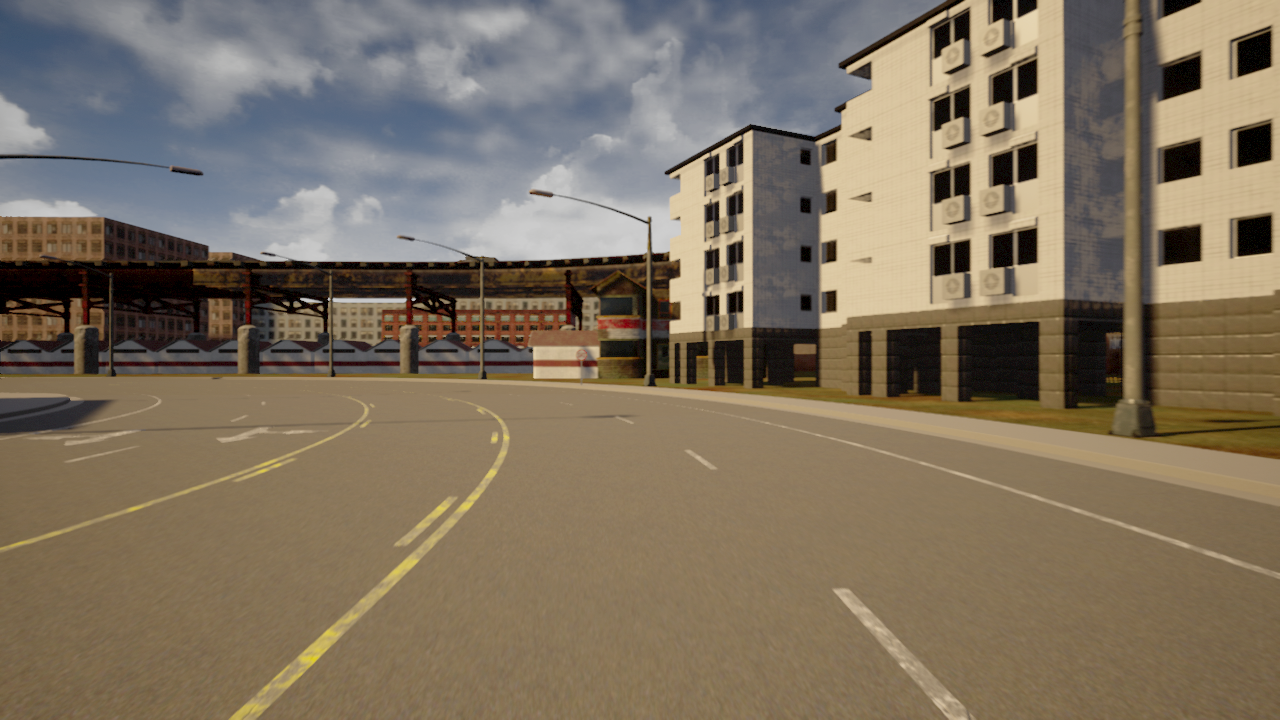
#> input picture fourtor/bird's eye view/1.png, 1280 x 720 px
$ python test.py   (older library calls are emulated)
#> lines starting #> are read from the running program, lines starting #| are printed output that depends on the picture
import cv2
import numpy as np
import matplotlib.pyplot as plt
import sys
import math
"""
theta = math.pi/2
h = 1000
f = 50
ku = 160
kv = 90
u0 = 640
v0 = 360
R = np.array([[1, 0, 0, 0], [0, math.cos(theta), -math.sin(theta), 0], [0, math.sin(theta), math.cos(theta), 0], [0, 0, 0, 1]])
T = np.array([[1, 0, 0, 0], [0, 1, 0, 0], [0, 0, 1, -h/math.sin(theta)], [0, 0, 0, 1]])
K = np.array([[f*ku, 0, u0, 0], [0, f*kv, v0, 0], [0, 0, 1, 0]])

KT = np.dot(K, T)
KTR = np.dot(KT, R)
ipm = np.delete(KTR, 1, axis = 1)
ipm = np.linalg.inv(ipm)
img = cv2.imread('./1.jpeg') # Read the test img
rows, cols = img.shape[:2]


ipmimg = cv2.warpPerspective(img, ipm, (cols, rows))
plt.imshow(cv2.cvtColor(ipmimg, cv2.COLOR_BGR2RGB))
plt.show()
"""

np.set_printoptions(precision = 10, threshold = np.inf)
sys.stdout = open('output4.yml', 'w')

IMAGE_H = 720
IMAGE_W = 1280

src = np.float32([[0, 720], [IMAGE_W, 720], [0, 0], [IMAGE_W, 0]])
dst = np.float32([[280, 640], [360, 640], [0, 0], [640, 0]])
M = cv2.getPerspectiveTransform(src, dst) # The transformation matrix
Minv = cv2.getPerspectiveTransform(dst, src) # Inverse transformation

img = cv2.imread('./1.png') # Read the test img
#> img is the input picture: shape (720, 1280, 3); mean B, G, R 96.6, 114.5, 127.2
#img = img[80:(80+IMAGE_H), 0:IMAGE_W] # Apply np slicing for ROI crop

img2 = cv2.warpPerspective(img, M, (IMAGE_W, IMAGE_H)) # Image warping
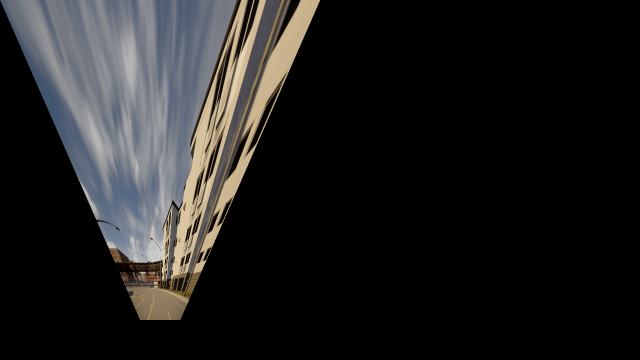
#> img2: shape (720, 1280, 3) (shown at 1/2 size); mean B, G, R 30.6, 30.8, 31.2
img2 = img2[0:640, 0:640]
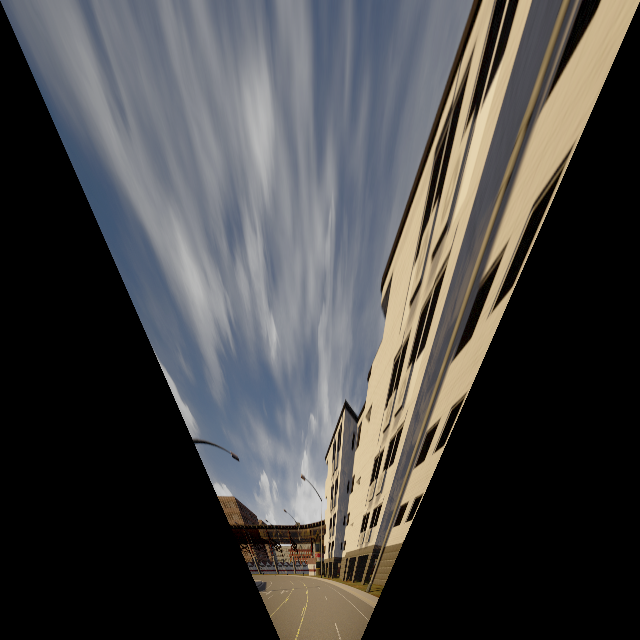
#> img2: shape (640, 640, 3); mean B, G, R 68.9, 69.3, 70.1
plt.imshow(cv2.cvtColor(img2, cv2.COLOR_BGR2RGB)) # Show results
plt.show()

img_inv = cv2.warpPerspective(img2, Minv, (IMAGE_W, IMAGE_H)) # Inverse transformation
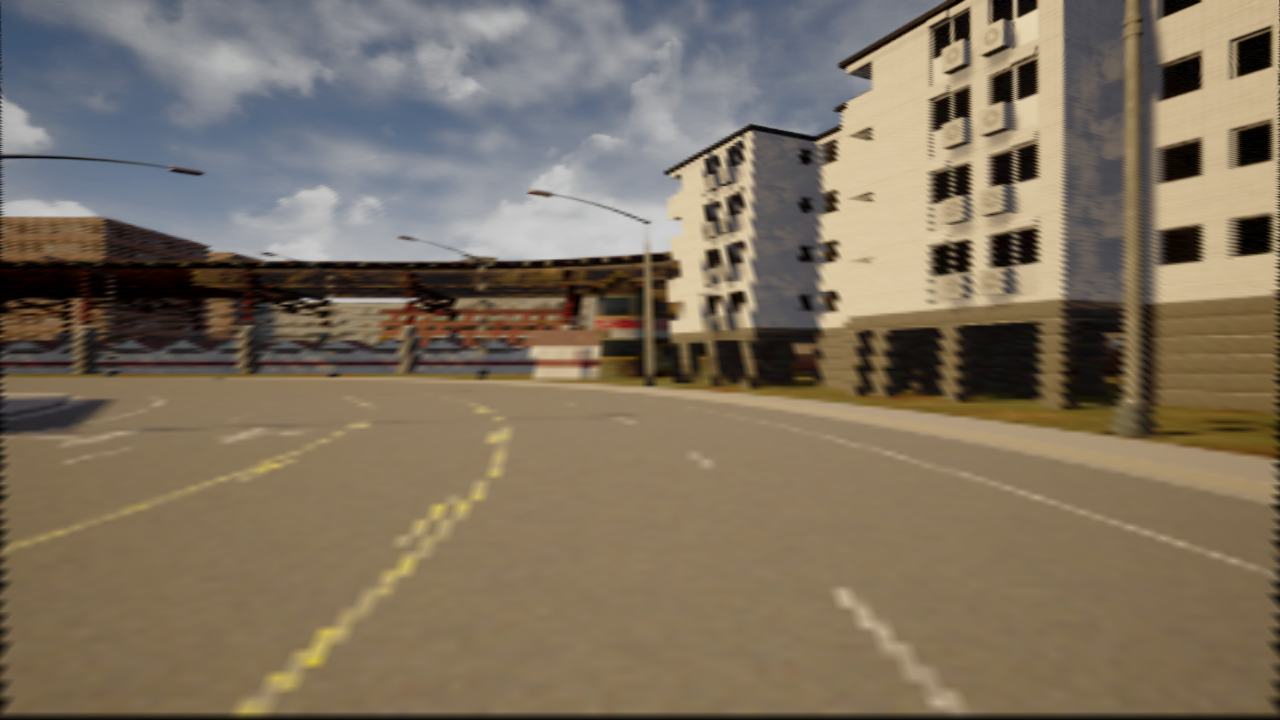
#> img_inv: shape (720, 1280, 3); mean B, G, R 96, 113.7, 126.3
plt.imshow(cv2.cvtColor(img_inv, cv2.COLOR_BGR2RGB))
plt.show()


before = []
for x in range(img2.shape[1]):
    for y in range(img2.shape[0]):
        point = [y, x, 1]
        before.append(point)
before = np.array(before).transpose()

after = np.matmul(Minv, before)
after = after / after[2, :]
after = after[:2, :]
after2 = np.round(after, 10).astype(np.int)
after3 = np.round(after, 10).astype(np.float)

afterx = after3[0]
aftery = after3[1]
"""
row, col = afterx.shape
afterx2 = afterx
aftery2 = aftery
for i in range(row):
    for j in range(col):
        afterx2[i][j] = afterx[i][j]
        aftery2[i][j] = aftery[i][j]
afterx3 = afterx2.reshape(-1)
aftery3 = aftery2.reshape(-1)
"""
print("%YAML:1.0")
print("---")
print("remap_ipm_x: !!opencv-matrix")
print("   rows: 640")
print("   cols: 640")
print("   dt: f")
print("   data: ", afterx.tolist())

print("remap_ipm_y: !!opencv-matrix")
print("   rows: 640")
print("   cols: 640")
print("   dt: f")
print("   data: ", aftery.tolist())
"""
height, width, _ = img.shape
result = np.zeros((height, width, 3), dtype = np.uint8)
for pt1, pt2 in zip(before[:2, :].transpose(), after2.transpose()):
    if pt2[1] >= height or pt2[0] >= width:
        continue

    if np.sum(pt2 < 0) >= 1:
        continue

    result[pt1[1], pt1[0]] = img[pt2[1], pt2[0]]

plt.imshow(cv2.cvtColor(result, cv2.COLOR_BGR2RGB))
plt.show()
"""

$ run again, with fourtor/bird's eye view/1.jpeg saved as fourtor/bird's eye view/1.png
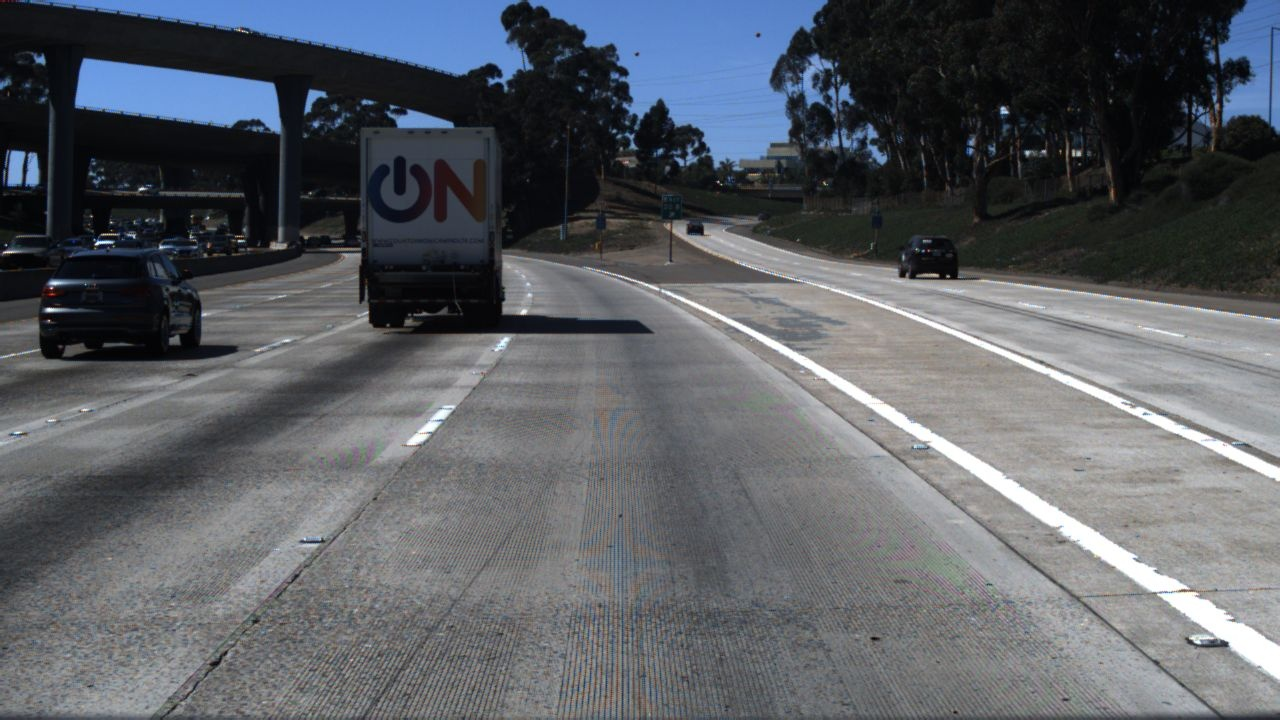
#> input picture fourtor/bird's eye view/1.jpeg, 1280 x 720 px
#> img is the input picture: shape (720, 1280, 3); mean B, G, R 101, 95, 91.2
#> `img2 = img2[0:640, 0:640]`:
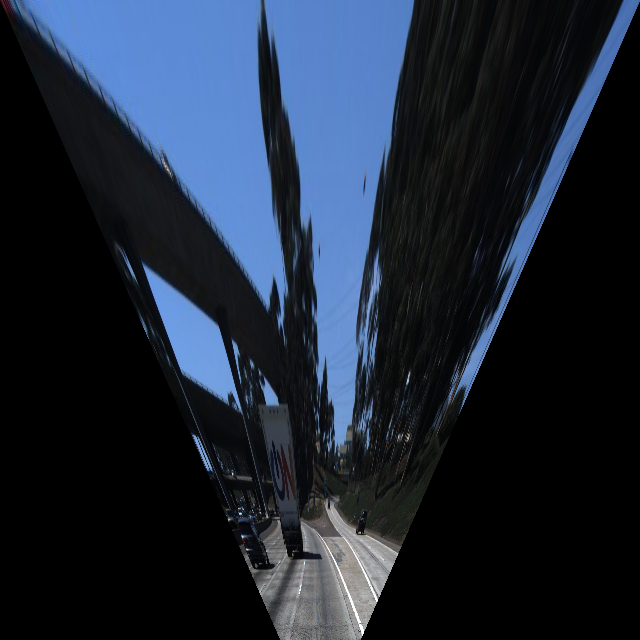
#> img2: shape (640, 640, 3); mean B, G, R 53.9, 39, 29.4
#> `img_inv = cv2.warpPerspective(img2, Minv, (IMAGE_W, IMAGE_H))`:
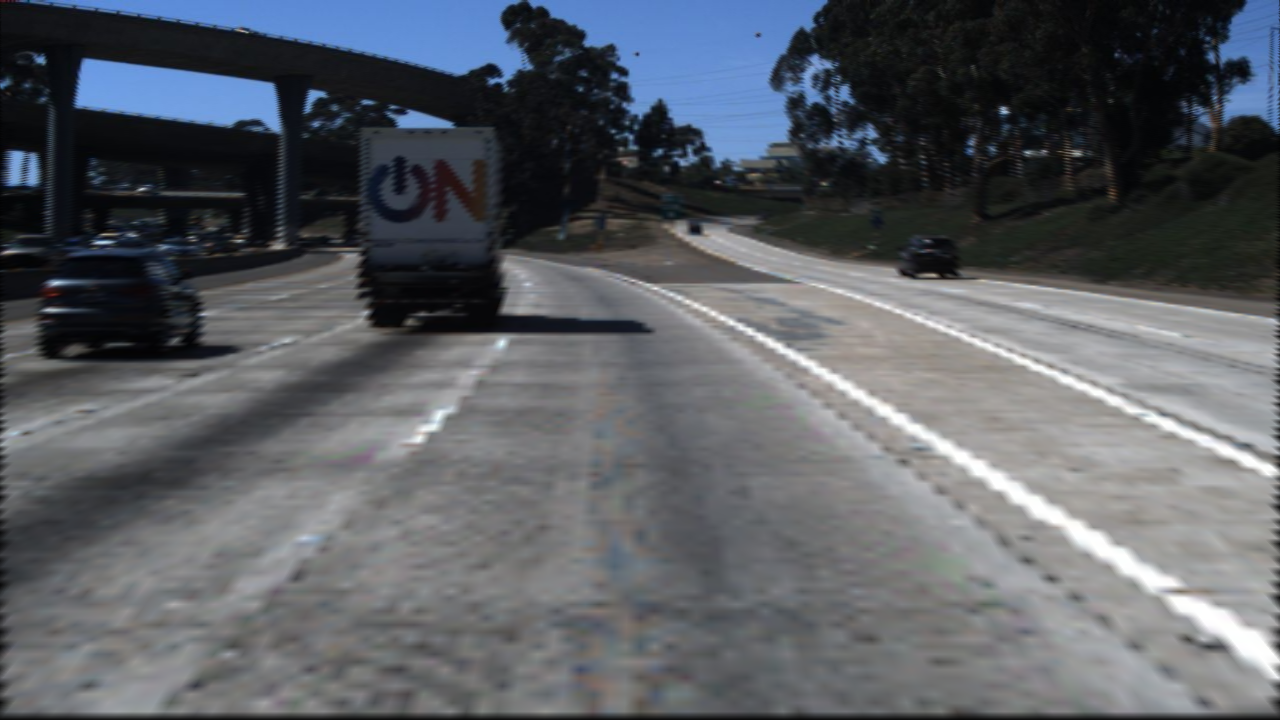
#> img_inv: shape (720, 1280, 3); mean B, G, R 100.2, 94.3, 90.4

$ run again, with fourtor/bird's eye view/2.png copied over fourtor/bird's eye view/1.png
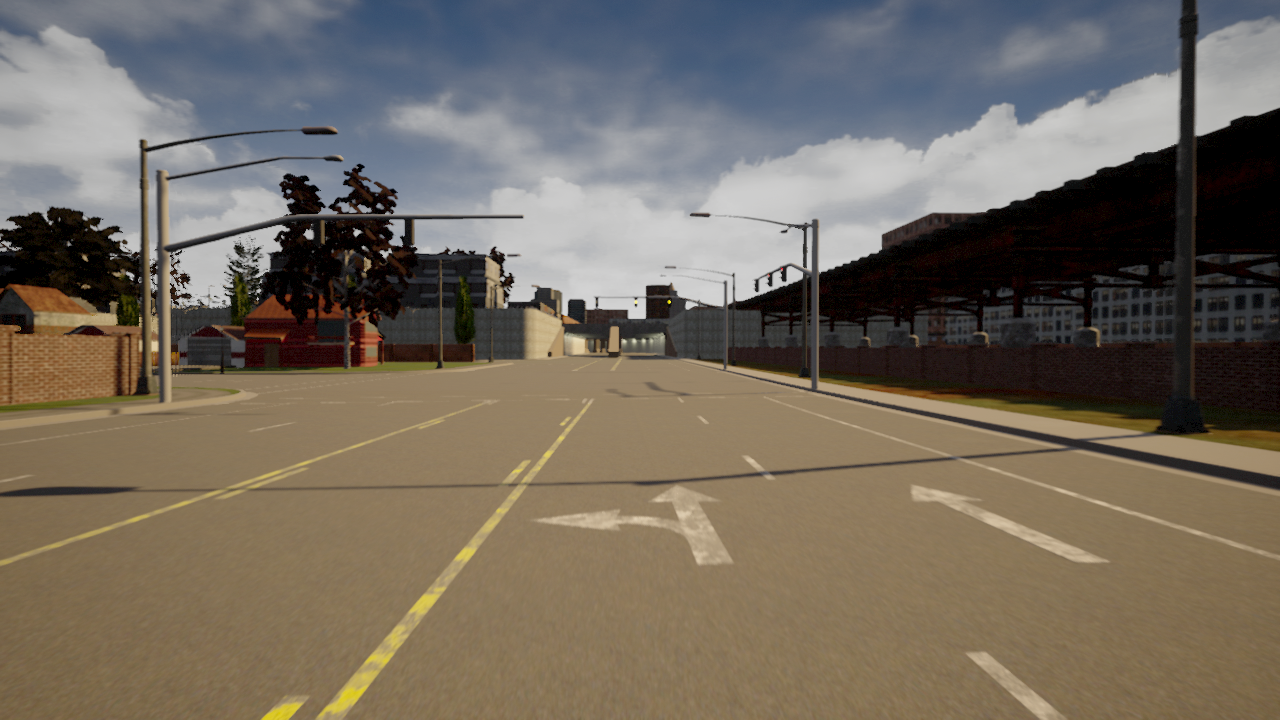
#> input picture fourtor/bird's eye view/2.png, 1280 x 720 px
#> img is the input picture: shape (720, 1280, 3); mean B, G, R 95.6, 107.2, 115.9
#> `img2 = img2[0:640, 0:640]`:
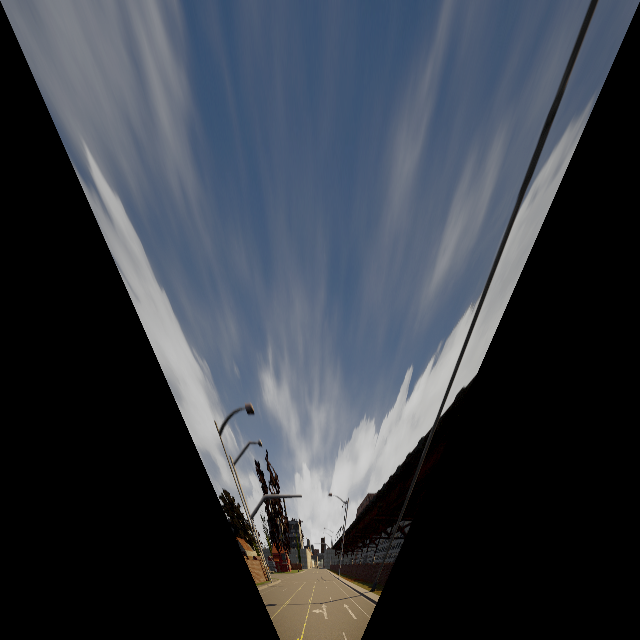
#> img2: shape (640, 640, 3); mean B, G, R 68.7, 60.2, 55
#> `img_inv = cv2.warpPerspective(img2, Minv, (IMAGE_W, IMAGE_H))`:
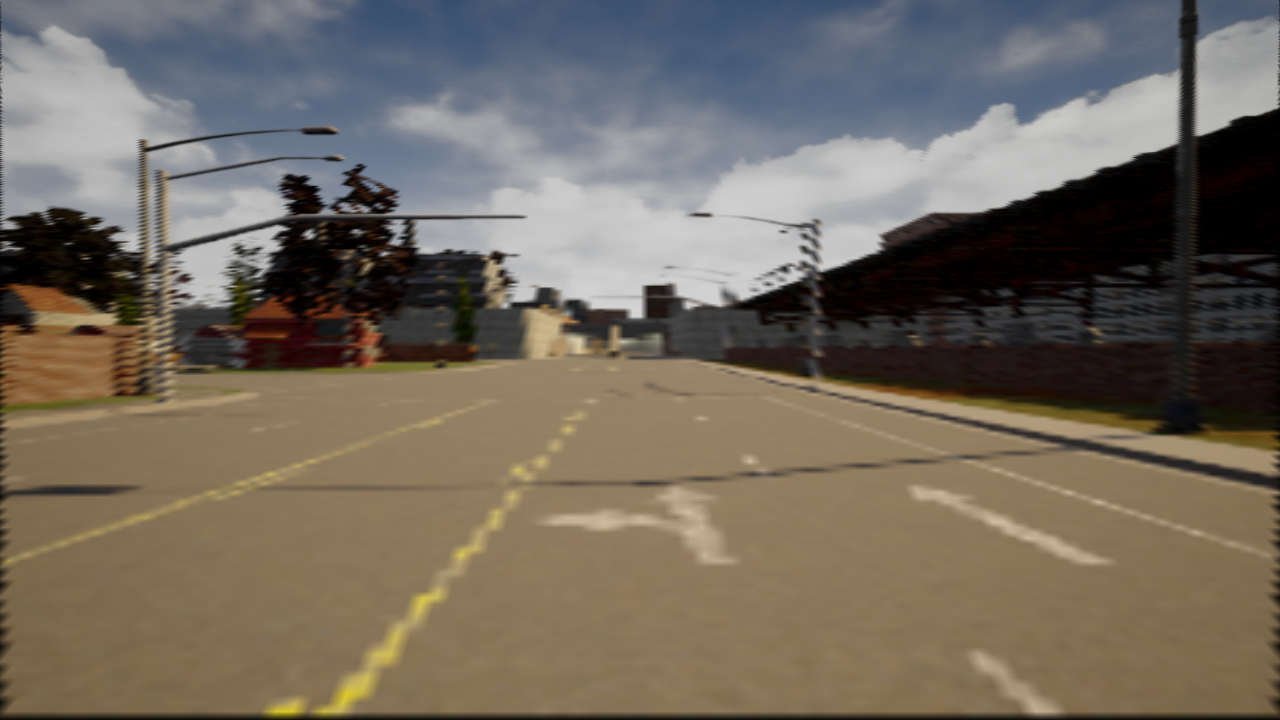
#> img_inv: shape (720, 1280, 3); mean B, G, R 95, 106.4, 114.9
